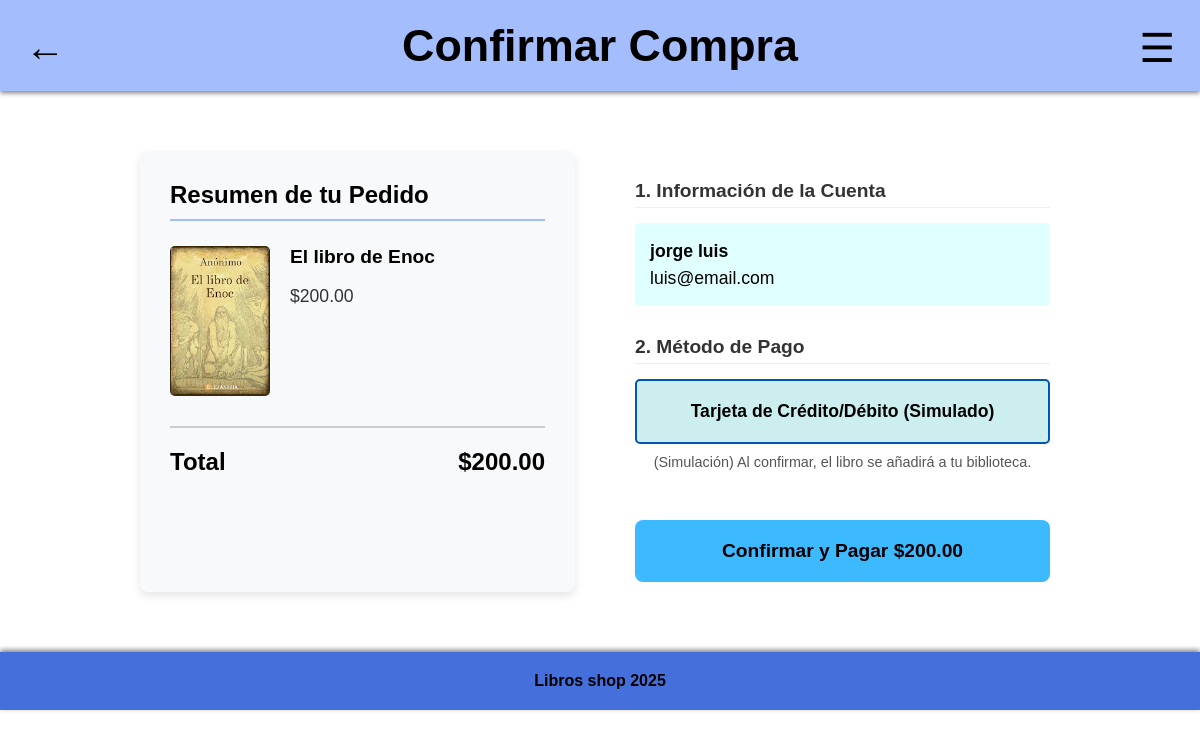
Page /comprar/2/ (signed in) on the committed database.
### tienda/models.py (models this page shows, shortened)
class Libro(models.Model):
    ESTADO_CHOICES = [
        ('disponible', 'Disponible'),
        ('proximamente', 'Próximamente'),
    ]
    FORMATO_CHOICES = [
        ('ebook', 'Ebook'),
        ('audiobook', 'Audiobook'),
    ]
    titulo = models.CharField(max_length=255)
    descripcion = models.TextField(blank=True, null=True)
    precio = models.DecimalField(max_digits=10, decimal_places=2, default=0.00)
    portada = models.ImageField(upload_to='portadas/')
    estado_publicacion = models.CharField(max_length=15, choices=ESTADO_CHOICES, default='disponible')
    formato = models.CharField(max_length=10, choices=FORMATO_CHOICES, default='ebook')
    fecha_lanzamiento = models.DateField(blank=True, null=True)
    duracion_minutos = models.IntegerField(blank=True, null=True)
    autores = models.ManyToManyField(Autor, related_name="libros")
    generos = models.ManyToManyField(Genero, related_name="libros")

### tienda/views.py (the view)
# urls.py: path('comprar/<int:id_libro>/', views.pagina_compra, name='compra'),
@login_required
def pagina_compra(request, id_libro):
    libro = get_object_or_404(Libro, id=id_libro)
    if BibliotecaUsuario.objects.filter(usuario=request.user, libro=libro).exists():
        messages.info(request, '¡Ya posees este libro!')
        return redirect('libro_detalle', id_libro=id_libro)
    contexto = {
        'libro': libro,
    }
    return render(request, 'compra.html', contexto)

### templates/compra.html (shortened to what this page needs)
{% load static %}
<!DOCTYPE html>
<html lang="es">
<head>
    <link rel="stylesheet" href="{% static 'css/style.css' %}">
</head>
<body class="compra-page">
    <a href="{% url 'libro_detalle' libro.id %}" class="back-arrow">&#8592;</a>
    <label for="menu-toggle" class="menu-icon">&#9776;</label>
    <header class="main-header">
        <h1>Confirmar Compra</h1>
    </header>
    <main class="content">
        <div class="checkout-layout">
            <aside class="order-summary">
                <h2>Resumen de tu Pedido</h2>
                <div class="order-item">
                    <img src="{{ libro.portada.url }}" alt="{{ libro.titulo }}" class="order-item-cover">
                    <div class="order-item-info">
                        <h3 class="order-item-title">{{ libro.titulo }}</h3>
                        <p class="order-item-price">${{ libro.precio }}</p>
                    </div>
                </div>
                <div class="order-total">
                    <p>
                        <span>Total</span>
                        <span>${{ libro.precio }}</span>
                    </p>
                </div>
            </aside>
            <section class="payment-form">
                <form action="{% url 'procesar_compra' libro.id %}" method="POST">
                    <div class="form-section">
                        <h3>1. Información de la Cuenta</h3>
                        <div class="user-info">
                            <strong>{{ user.first_name }}</strong>
                            <span>{{ user.email }}</span>
                        </div>
                    </div>
                    <div class="form-section">
                        <h3>2. Método de Pago</h3>
                        <div class="payment-method">
                            <div class="payment-option selected">
                                Tarjeta de Crédito/Débito (Simulado)
                            </div>
                        </div>
                        <p class="payment-note">
                            (Simulación) Al confirmar, el libro se añadirá a tu biblioteca.
                        </p>
                    </div>
                    <button type="submit" class="submit-btn">Confirmar y Pagar ${{ libro.precio }}</button>
                </form>
            </section>
        </div>
    </main>
    <footer class="main-footer">
        Libros shop 2025
    </footer>
</body>
</html>

### static/css/style.css (style rules this page uses)
* { box-sizing: border-box; }
body { font-family: Arial, sans-serif; margin: 0; background-color: #ffffff; color: #000; }
main.content { background-color: #ffffff; padding: 40px; color: #000; flex-grow: 1; width: 100%; max-width: 1100px; margin: 0 auto; }
header.main-header { background-color: #a4bdfc; padding: 20px; text-align: center; color: #000; box-shadow: 0 2px 5px rgba(0,0,0,0.5); position: relative; z-index: 10; }
header.main-header h1 { margin: 0; font-size: 2.8rem; }
footer.main-footer { background-color: #456fdb; padding: 20px; text-align: center; color: #000; font-weight: bold; box-shadow: 0 -2px 5px rgba(0,0,0,0.5); position: relative; z-index: 10; margin-top: auto; }
.menu-icon { position: fixed; top: 25px; right: 25px; font-size: 2.5rem; color: #000; cursor: pointer; z-index: 1001; }
.submit-btn { background-color: #e0ffff; border: none; padding: 12px 30px; font-size: 1rem; font-weight: bold; color: #000; cursor: pointer; margin-top: 10px; border-radius: 5px; width: 100%; }
.back-arrow { position: absolute; top: 25px; left: 25px; font-size: 2.5rem; color: #000; text-decoration: none; font-weight: bold; z-index: 11; }
.compra-page main.content { flex-grow: 1; display: flex; justify-content: center; padding: 60px 40px; width: 100%; max-width: 1000px; margin: 0 auto; }
.checkout-layout { display: grid; grid-template-columns: 1fr 1fr; gap: 50px; width: 100%; }
.order-summary { background-color: #f8f9fa; padding: 30px; border-radius: 8px; box-shadow: 0 4px 8px rgba(0,0,0,0.1); }
.order-summary h2 { margin-top: 0; margin-bottom: 25px; font-size: 1.5rem; border-bottom: 2px solid #a4bdfc; padding-bottom: 10px; }
.order-item { display: flex; gap: 20px; align-items: flex-start; margin-bottom: 30px; }
.order-item-cover { width: 100px; height: 150px; object-fit: cover; border-radius: 5px; flex-shrink: 0; }
.order-item-info { font-size: 1.1rem; }
.order-item-title { font-weight: bold; font-size: 1.2rem; margin: 0 0 5px 0; }
.order-item-price { font-size: 1.1rem; color: #333; }
.order-total { border-top: 2px solid #ccc; padding-top: 20px; margin-top: 20px; }
.order-total p { display: flex; justify-content: space-between; font-size: 1.5rem; font-weight: bold; margin: 0; }
.payment-form { padding: 10px; }
.form-section { margin-bottom: 30px; }
.form-section h3 { font-size: 1.2rem; color: #333; margin-bottom: 15px; border-bottom: 1px solid #eee; padding-bottom: 5px; }
.user-info { font-size: 1.1rem; line-height: 1.5; background-color: #e0ffff; padding: 15px; border-radius: 5px; }
.user-info strong { display: block; }
.payment-method { display: flex; flex-direction: column; gap: 15px; }
.payment-option { border: 2px solid #ccc; padding: 20px; border-radius: 5px; cursor: pointer; font-size: 1.1rem; font-weight: bold; text-align: center; background-color: #e0ffff; }
.payment-option:hover, .payment-option.selected { border-color: #0056b3; background-color: #cceeee; }
.payment-note { font-size: 0.9rem; color: #555; text-align: center; margin-top: 10px; }
.payment-form .submit-btn { width: 100%; background-color: #3cb9ff; border: none; padding: 20px; font-size: 1.2rem; font-weight: bold; color: #000; cursor: pointer; border-radius: 8px; margin-top: 20px; transition: background-color 0.2s ease; }
main.content { max-width: 1200px; }

### rows in the picture
Libro: portada (picture), titulo "El libro de Enoc", precio "200.00"

### other values in the picture
{{ user.first_name }} "jorge luis"
{{ user.email }} "luis@email.com"
